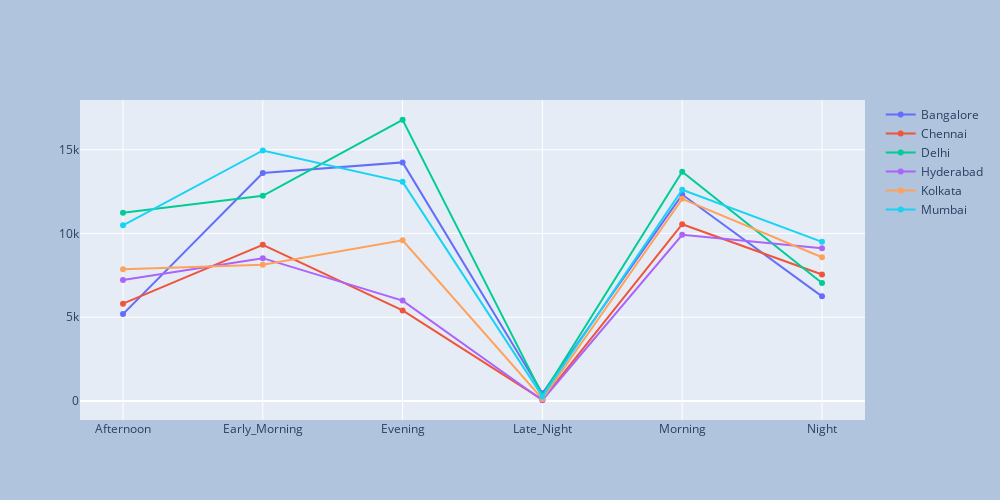

The code cell stored with this chart in its notebook:
### Markdown cell above
Individual cities and their operating times

### Code cell
cities = [i for i,df in data.groupby('source_city')]
fig = go.Figure()
for i in cities:
    values = data[data['source_city']==i]
    dep_time = [i for i,df in values.groupby('departure_time')]
    values = list(values.groupby('departure_time').count()['airline'].values)
    fig.add_trace(go.Scatter(
    x=dep_time,
    y=values,name = i))
fig.update_layout(
    width=1000,
    height=500,
    paper_bgcolor="LightSteelBlue",
)
fig.show()

### Figure 1 — Plotly figure (JSON) as saved in the notebook; plotly's stock layout.template omitted (floating-point values rounded to 4 significant figures)
{"data": [{"name": "Bangalore", "type": "scatter", "x": ["Afternoon", "Early_Morning", "Evening", "Late_Night", "Morning", "Night"], "y": [5183, 13611, 14243, 457, 12323, 6244]}, {"name": "Chennai", "type": "scatter", "x": ["Afternoon", "Early_Morning", "Evening", "Late_Night", "Morning", "Night"], "y": [5807, 9319, 5402, 72, 10550, 7550]}, {"name": "Delhi", "type": "scatter", "x": ["Afternoon", "Early_Morning", "Evening", "Late_Night", "Morning", "Night"], "y": [11234, 12248, 16790, 357, 13679, 7035]}, {"name": "Hyderabad", "type": "scatter", "x": ["Afternoon", "Early_Morning", "Evening", "Late_Night", "Morning", "Night"], "y": [7221, 8524, 5991, 38, 9923, 9109]}, {"name": "Kolkata", "type": "scatter", "x": ["Afternoon", "Early_Morning", "Evening", "Late_Night", "Morning", "Night"], "y": [7863, 8133, 9594, 114, 12065, 8578]}, {"name": "Mumbai", "type": "scatter", "x": ["Afternoon", "Early_Morning", "Evening", "Late_Night", "Morning", "Night"], "y": [10486, 14955, 13082, 268, 12606, 9499]}], "layout": {"height": 500, "paper_bgcolor": "LightSteelBlue", "width": 1000}}
